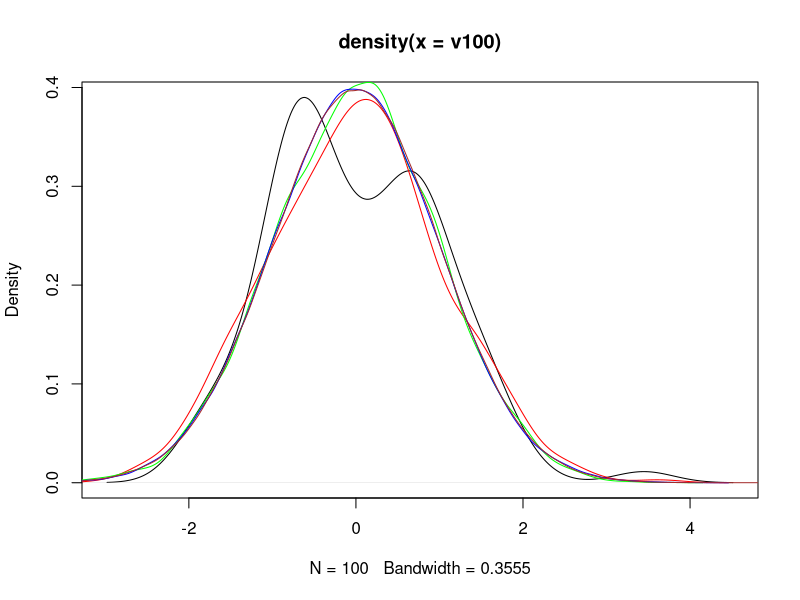
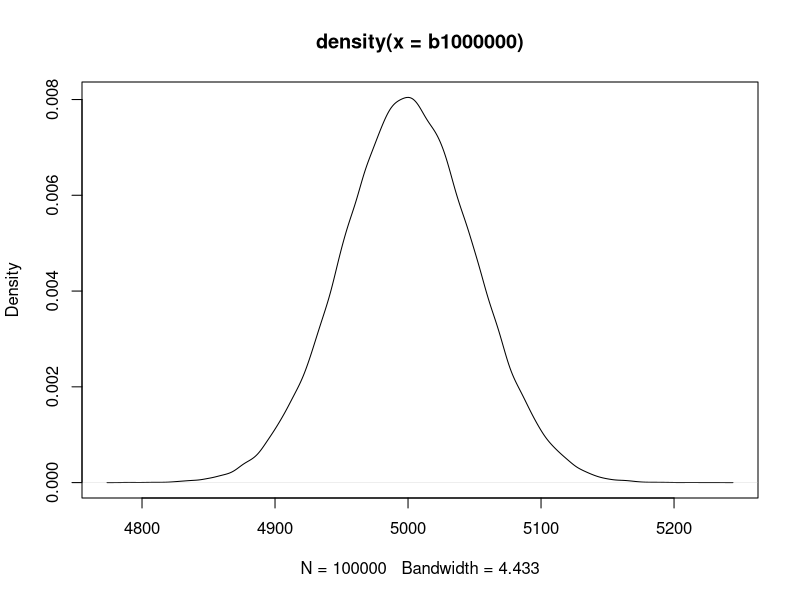
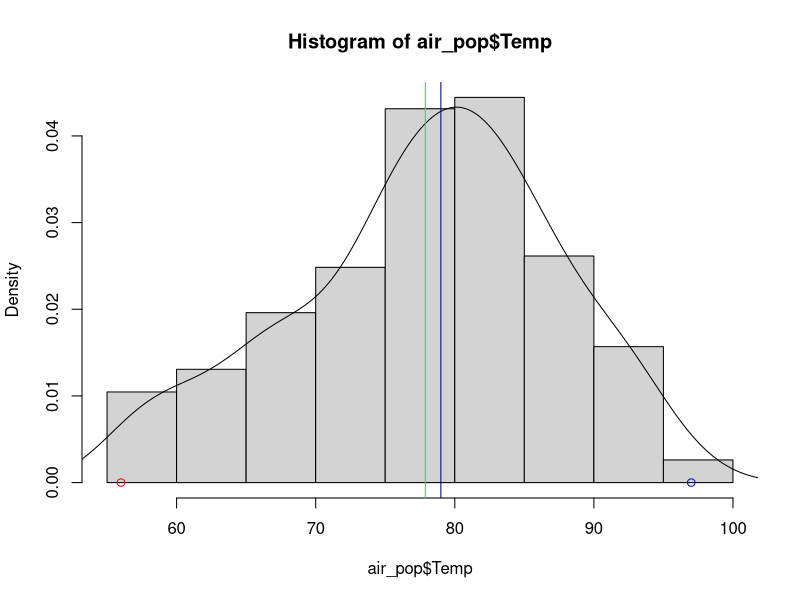
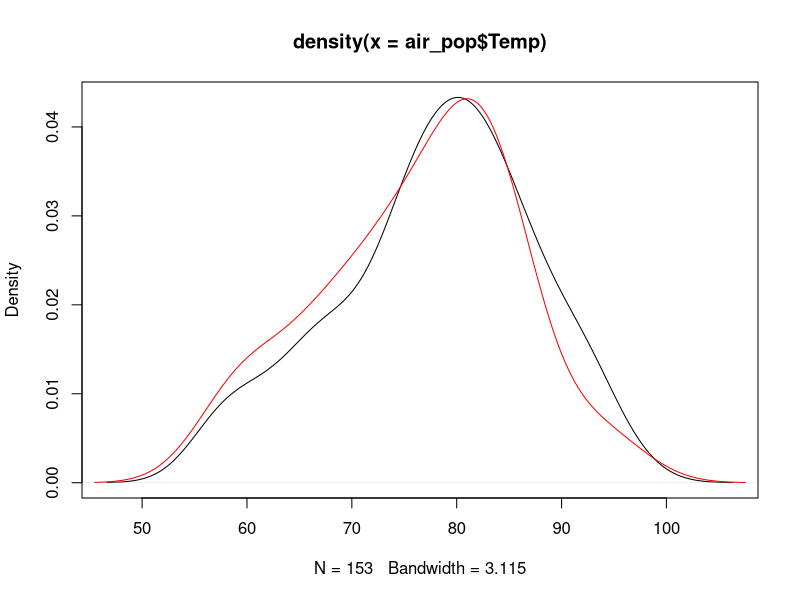
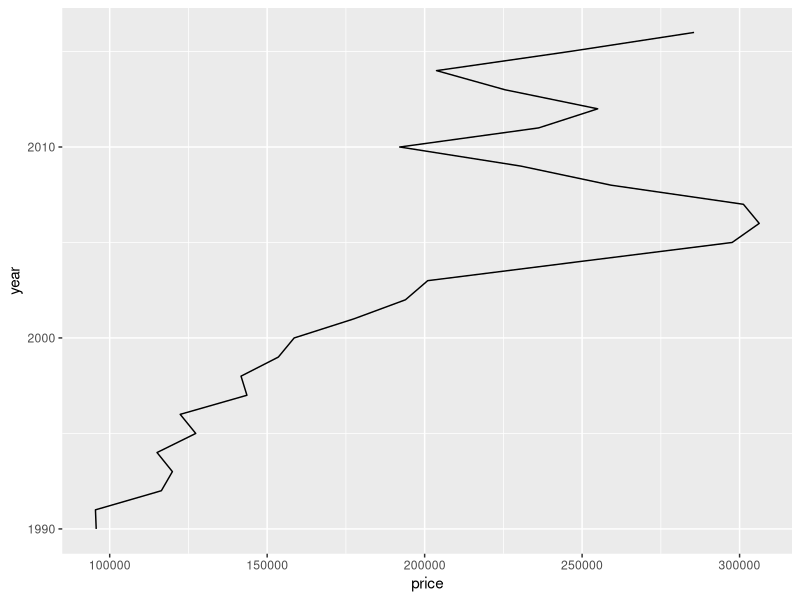
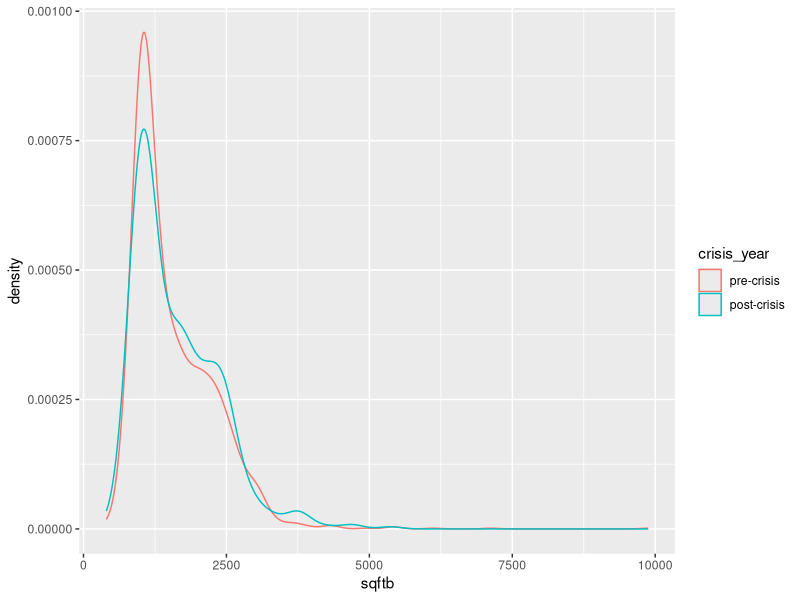
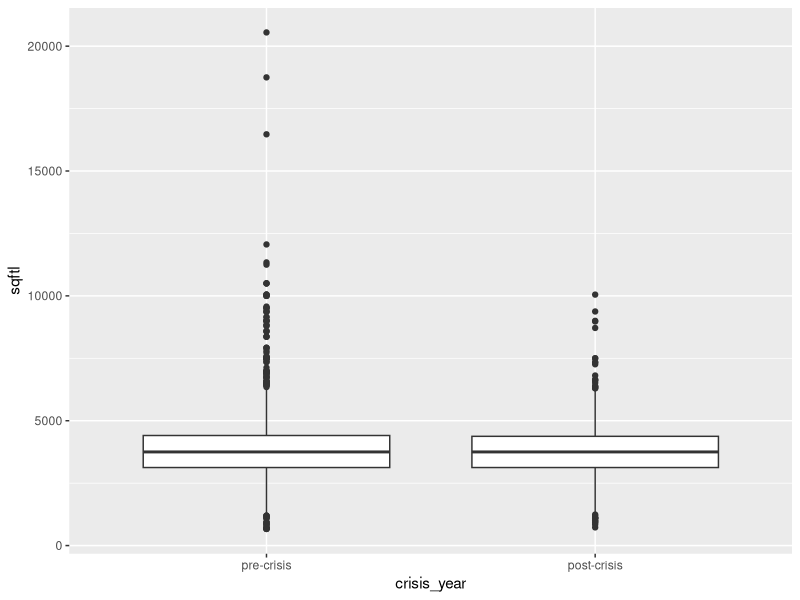
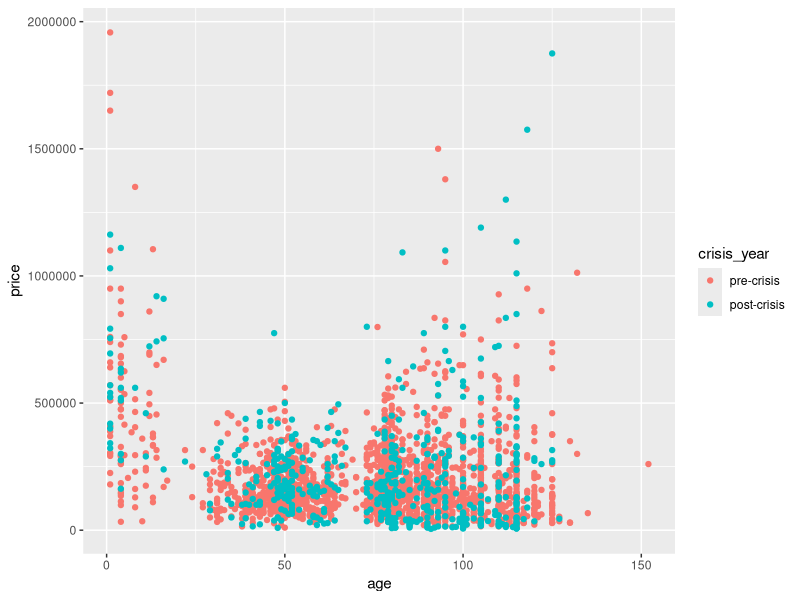

Write the R code that produced these figures, in order.
# Lab 5 Script: Descriptive Statistics & Data Visualization
# The University of Texas at San Antonio
# URP-5393: Urban Planning Methods II


#---- Objectives ----
# In this Lab you will learn to:

# 0. Learn about the difference between statistics (sample) and analytics (population)
# 1. Learn how to apply general descriptive statistic metrics
# 2. Learn how to use appropriate visualization methods

#---- Part 0. Population vs. Sample ----

# Law of Large Numbers
## More data on something will converge to the mean 

sample(x = 1:6,size = 1) # dice experiment


v100<-rnorm(n = 100,mean = 0,sd = 1)
v1000<-rnorm(n = 1000,mean = 0,sd = 1)
v10000<-rnorm(n = 10000,mean = 0,sd = 1)
v100000<-rnorm(n = 100000,mean = 0,sd = 1)
v1000000<-rnorm(n = 1000000,mean = 0,sd = 1)

plot(density(v100))
lines(density(v1000),col='red')
lines(density(v10000),col='green')
lines(density(v100000),col='blue')
lines(density(v1000000),col='brown')


b100<-rbinom(n = 100,size =10,prob = 0.5)
b1000<-rbinom(n = 1000,size =10,prob = 0.5)
b10000<-rbinom(n = 10000,size =10,prob = 0.5)
b100000<-rbinom(n = 100000,size =10,prob = 0.5)
b1000000<-rbinom(n = 100000,size =10000,prob = 0.5)

plot(density(b1000000))

#---- Part 1. Learn how to apply general descriptive statistic metrics ----

# Let's imagine that this is a dataset containing ALL (the population) of air quality data 
library(data.table)
air_pop<-data.table(datasets::airquality)


View(air_pop)

str(air_pop)
air_pop[,summary(Temp)]
air_pop[,.(mean(Temp),sd(Temp))]


hist(air_pop$Temp,freq = F,breaks = 10)
lines(density(air_pop$Temp))
points(x=min(air_pop$Temp),y=0,col='red')
points(x=max(air_pop$Temp),y=0,col='blue')
abline(v=mean(air_pop$Temp),col='green')
abline(v=quantile(air_pop$Temp,probs = 0.5),col='darkblue')

# library(ggplot2)
# 
# ggplot(data = air_pop,aes(x=Temp,y = after_stat(density)))+
#   geom_histogram(bins=10)+
#   geom_density()

#Let's take a sample

air_sample_temp<-sample(air_pop$Temp,size = 50)

plot(density(air_pop$Temp))
lines(density(air_sample_temp),col='red')


#---- Part 3. Learn how to use appropriate visualization methods ----
# Housing Sales in Chicago

unzip(zipfile = "05_lab/datasets/HSD_sample.csv.zip",exdir = "05_lab/datasets/")

library(data.table)
chi_hsales<-fread(input = "datasets/HSD_sample.csv")
setkey(chi_hsales,year,month)

#exploring the data

str(chi_hsales)

summary(chi_hsales)

# Descriptive statistics table
cols<-c("year","month","sqftl","sqftb","age","rooms","bedrooms","bathrooms","aircond")
DescStats_t1<-chi_hsales[,sapply(X = .SD,FUN = summary),.SDcols=cols]

# Frequency Statistics and Plots
#What years had more sales?
library(ggplot2)

chi_hsales[,.N,by=.(year)] 

library(ggplot2)
ggplot(data = chi_hsales[,.(price=mean(price,na.rm=T)),by=.(year)])+
  geom_line(aes(x=year,y=price))+
  coord_flip()


# Relational Plots
# What is the housing size distribution of housing sales before and after 2008?

chi_hsales[,crisis_year:=as.numeric(year>=2008)]
chi_hsales[,crisis_year:=factor(crisis_year,levels = c(0,1),labels = c("pre-crisis","post-crisis"))]

#density option
ggplot(data = chi_hsales)+
  geom_density(aes(x=sqftb,colour=crisis_year))

#boxplot option
ggplot(data = chi_hsales)+
  geom_boxplot(aes(y=sqftl,x=crisis_year))

# Did the relationship between price and age changed with the housing crisis?

ggplot(data = chi_hsales)+
  geom_point(aes(x=age, y=price, color=crisis_year))

ggplot(data = chi_hsales)+
  geom_density(aes(x=age))+
  geom_vline(xintercept = c(23,67))

chi_hsales[age>0 & age<=23, age_cuts:="0-23"]
chi_hsales[age>23 & age<=67, age_cuts:="23-67"]
chi_hsales[age>67, age_cuts:="67~"]

ggplot(data = chi_hsales)+
  geom_boxplot(aes(x=crisis_year, y=price, color=crisis_year))+
  facet_grid(~age_cuts)


# Tendency Plots
#Plot average sales price by month and year in the whole period?

mean_price<-chi_hsales[,.(mean_price=mean(price,na.rm=T)),by=.(year,month)]
mean_price[,date:=as.Date(paste(year,month,"01",sep = "/"))]

ggplot(data=mean_price,aes(x=date,y=mean_price))+
  geom_line()+
  geom_smooth()

